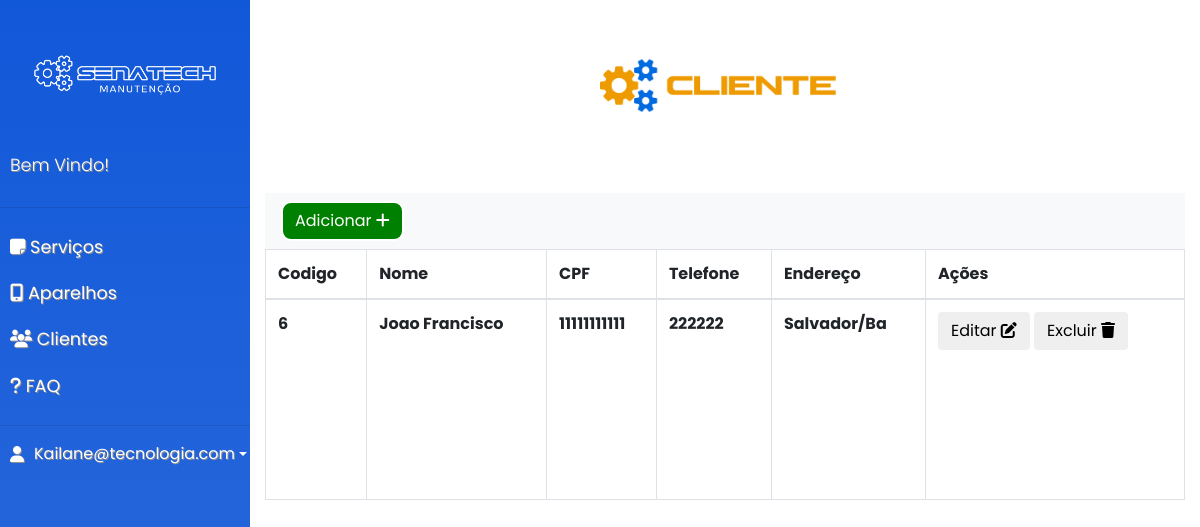
Page /tela_clientes.php (signed in) on the committed database.
### tables this page shows
CREATE TABLE `clientes` (
  `cod_cliente` int(11) NOT NULL,
  `Nome` varchar(100) DEFAULT NULL,
  `CPF` varchar(15) DEFAULT NULL,
  `Endereço` varchar(100) DEFAULT NULL,
  `Telefone` varchar(15) DEFAULT NULL
);

### tela_clientes.php (the view, shortened to what this page needs)
<?php
include('config.php');
$sql = "SELECT * FROM clientes";
$query = $mysqli->query($sql);
?>
<!DOCTYPE html>
<html>
<head>
    <link rel="stylesheet" href="https://stackpath.bootstrapcdn.com/bootstrap/4.1.0/css/bootstrap.min.css">
    <link rel="stylesheet" href="css/style_sidebar.css">
    <link rel="stylesheet" href="css/style_clientes.css">
  </head>
<body>
  <div class="wrapper">
    <nav id="sidebar">
        <div class="sidebar-header">
            <img id="logo" src="imagens/logo_traçado.png">
        </div>
        <ul class="list-unstyled components">
            <p>Bem Vindo!</p>
            <hr>
            <li>
              <a href="tela_servico.php">
                <i class="fas fa-sticky-note"></i>
                Serviços
              </a>
            </li>
            <li>
              <a href="tela_aparelhos.php">
              <i class="fas fa-mobile-alt"></i>
                Aparelhos
              </a>
            </li>
            <li>
              <a href="tela_clientes.php">
                <i class="fas fa-users"></i>
                Clientes
              </a>
            </li>
            <li>
            <a href="faq.php">
              <i class="fas fa-question"></i>
              FAQ
            </a>
          </li>
        </ul>
        <hr>
        <div class="dropdown">
          <a href="#" class="d-flex align-items-center text-white text-decoration-none dropdown-toggle" id="dropdownUser1" data-bs-toggle="dropdown" aria-expanded="false">
            <i id="foto-user" class="fas fa-user"></i>
            <?php print($_SESSION['email'])?>
          </a>
        </div>
    </nav>
    <div id="table" class="container">
      <div class="form-inline">
        <img id="logo-cliente" src="imagens/cliente.png">
      </div>
      <nav class="navbar navbar-light bg-light">
        <a href="add_cliente.php"><button id="borda" type="button" class="btn btn-light">
          Adicionar
          <i class="fas fa-plus"></i>
        </button>
        </a>
      </nav>
      <table id="example" class="table table-bordered">
          <thead>
            <tr>
              <th scope="col-2">Codigo</th>
              <th scope="col">Nome</th>
              <th scope="col">CPF</th>
              <th scope="col">Telefone</th>
              <th scope="col">Endereço</th>
              <th scope="col">Ações</th>
            </tr>
          </thead>
          <tbody>
                <?php while ($dados = $query->fetch_array()) { ?>
                    <tr>
                        <th scope="row"><?php echo $dados['cod_cliente']; ?></th>
                        <th scope="row"><?php echo $dados['Nome']; ?></th>
                        <th scope="row"><?php echo $dados['CPF']; ?></th>
                        <th scope="row"><?php echo $dados['Telefone']; ?></th>
                        <th scope="row"><?php echo $dados['Endereço']; ?></th>
                        <td>
                        <a href="editar_cliente.php?p=editar&cod_cliente=<?php echo $dados['cod_cliente'];?>">
                        <button class="btn">
                          Editar
                        <i class="fas fa-edit"></i>
                        </button>
                        </a>
                        <a href="deletar_clientes.php?cod_cliente=<?php echo $dados['cod_cliente']; ?>">
                        <button class="btn">
                          Excluir
                        <i class="fas fa-trash"></i>
                        </button></a>
                        </td>
                        </tr>
                                 <?php } ?>
          </tbody>
      </table>
    <link rel="stylesheet" type="text/css" href="https://cdn.datatables.net/1.11.3/css/jquery.dataTables.min.css">
</body>
</body>

### css/style_sidebar.css (style rules this page uses)
body { font-family: 'Poppins', sans-serif; background: #ffffff; }
.wrapper { display: flex; width: 100%; align-items: stretch; }
a, a:hover, a:focus { color: inherit; text-decoration: none; transition: all 0.3s; }
p { font-family: 'Poppins', sans-serif; font-size: 1.1em; font-weight: 300; line-height: 1.7em; color: rgb(255, 255, 255); }
#sidebar { background-image: linear-gradient(#1158d9, #2E6BDB); color: #fff; transition: all 0.3s; min-width: 250px; max-width: 250px; min-height: 100vh; text-shadow: 1px 1px rgb(143, 142, 142); }
#sidebar .sidebar-header { padding: 0px; display: block; background-image: #2E6BDB; }
#sidebar ul p { color: #fff; padding: 10px; }
#sidebar ul li a { padding: 10px; font-size: 1.1em; display: block; }
img#logo { width: 250px; }
i#foto-user { margin-right: 10px; margin-left: 10px; }

### css/style_clientes.css (style rules this page uses)
div#table { margin-left: auto; margin-right: auto; margin-bottom: auto; margin-top: 5% }
button#borda { border: solid; border-width: 2px; border-radius: 10px; background-color: green; color: rgb(255, 255, 255) }
img#logo-cliente { width: 400px; margin-left: auto; margin-right: auto; margin-top: -10%; }
thead, tbody { width: 130px; }
tbody { height: 200px; overflow-y: auto; }

### rows in the picture
clientes: cod_cliente "6", Nome "Joao Francisco", CPF "11111111111", Telefone "222222", Endereço "Salvador/Ba"

### other values in the picture
$_SESSION['email'] "Kailane@tecnologia.com"
